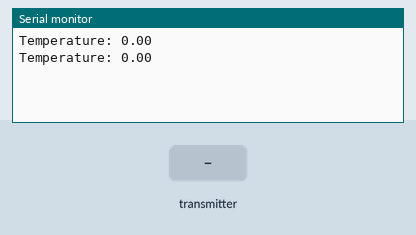
Simulated run of this sketch. Board: ESP32. Shown: the last lines printed to the serial monitor. Inputs (shaded band) come from the test bench.

Above: at 1.2 s.
1.3 s: the transmitter starts sending temperature = 25
At 2.6 s:
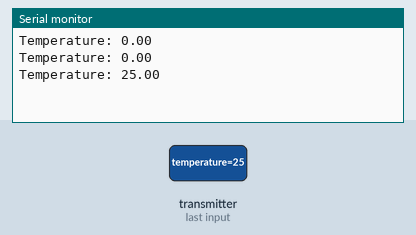
2.8 s: the transmitter starts sending temperature = 50
At 3.3 s:
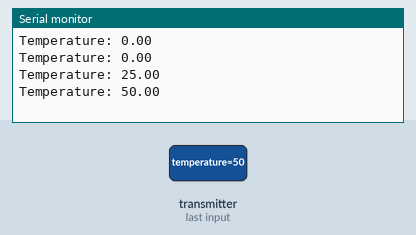
Timing chart, 0 to 5.8 s (numbered marks = the images above; inputs shaded):
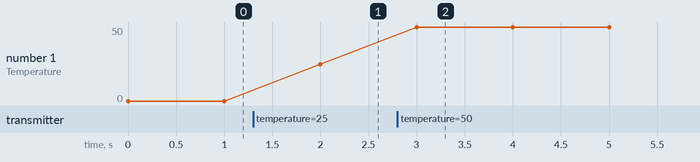

Measured:
- after the input at 1.3 s, the serial monitor: prints a new line after 0.70 s (image 1)
- after the input at 2.8 s, the serial monitor: prints a new line after 0.20 s (image 2)
- plotted number 1: 0 → 25 after the input at 1.3 s, 25 → 50 after the input at 2.8 s

The sketch:

receiver.ino
```cpp
#include <esp_now.h>
#include <WiFi.h>

typedef struct struct_message {
  float temperature;
} struct_message;

struct_message myData;

float temperature = 0.0;  // Variable to store the received temperature

// Callback when data is received
void OnDataRecv(const esp_now_recv_info *info, const uint8_t *incomingData, int len) {
  memcpy(&myData, incomingData, sizeof(myData));
  temperature = myData.temperature;  // Store the received temperature in the variable
}

void setup() {
  // Initialize Serial Monitor
  Serial.begin(115200);

  // Set device as a Wi-Fi Station
  WiFi.mode(WIFI_STA);

  // Initialize ESP-NOW
  if (esp_now_init() != ESP_OK) {
    Serial.println("Error initializing ESP-NOW");
    return;
  }

  // Register receive callback
  esp_now_register_recv_cb(OnDataRecv);
}

void loop() {
  // Print the stored temperature every second
  Serial.print("Temperature: ");
  Serial.println(temperature);
  delay(1000);  // Delay for 1 second
}
```
